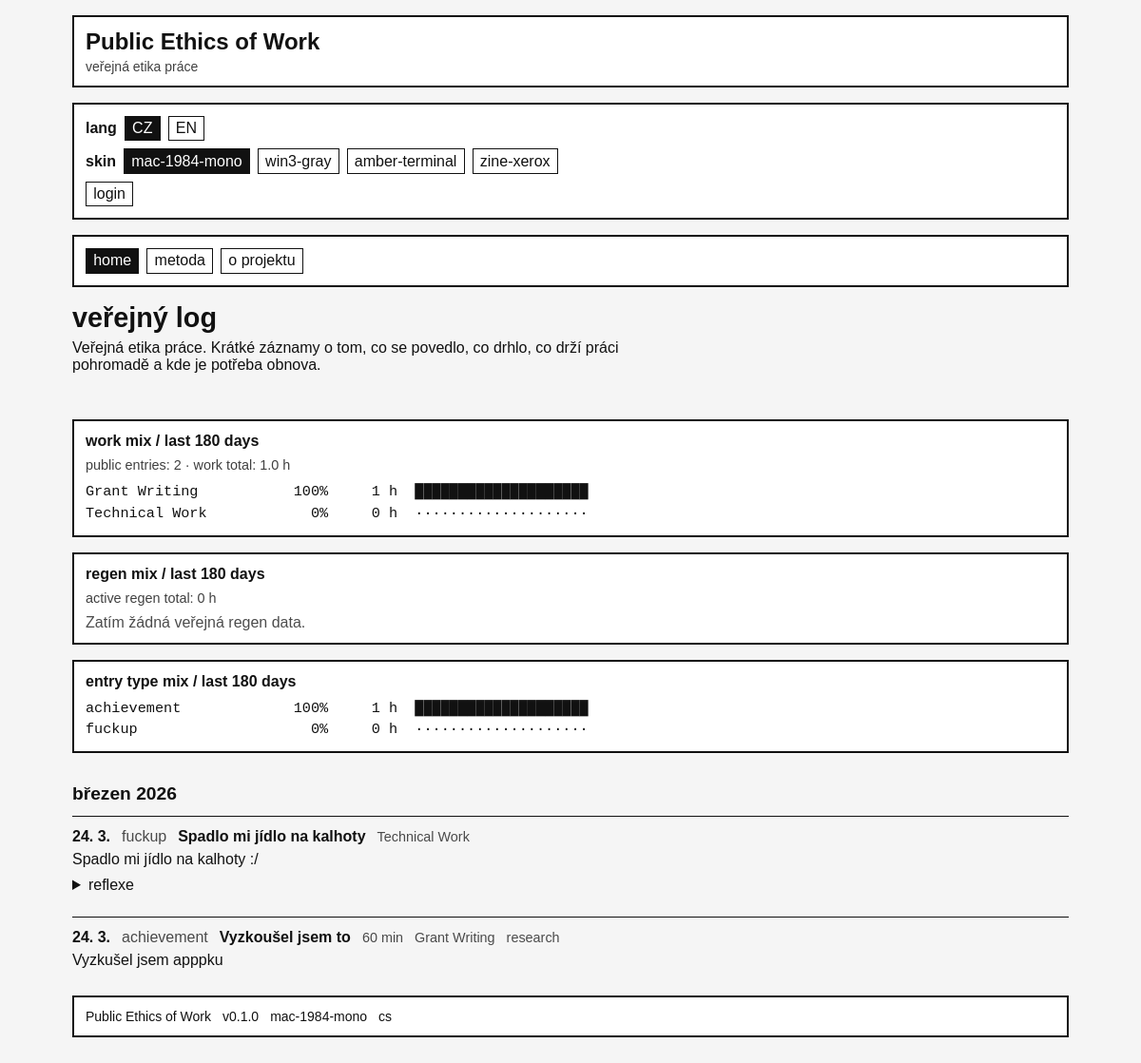
The page / on the database its author committed.
### tables this page shows
CREATE TABLE entries (
    id INTEGER PRIMARY KEY AUTOINCREMENT,
    entry_date DATE NOT NULL,
    slug VARCHAR(255) UNIQUE,

    entry_type VARCHAR(20) NOT NULL
        CHECK (entry_type IN ('achievement', 'fuckup', 'regen', 'repair')),

    title VARCHAR(255),
    body TEXT NOT NULL,
    public_text TEXT,
    private_notes TEXT,

    minutes INTEGER NOT NULL DEFAULT 0
        CHECK (minutes >= 0),

    category_id INTEGER NOT NULL,
    project_id INTEGER,

    visibility VARCHAR(20) NOT NULL DEFAULT 'private'
        CHECK (visibility IN ('private', 'public', 'internal')),

    locale VARCHAR(20) NOT NULL DEFAULT 'cs'
        CHECK (locale IN ('cs', 'en', 'bilingual')),

    is_invisible_work INTEGER NOT NULL DEFAULT 0
        CHECK (is_invisible_work IN (0, 1)),

    workload_override DECIMAL(10,2),
    recovery_override DECIMAL(10,2),

    what_happened TEXT,
    why_it_matters TEXT,
    my_take TEXT,
    next_time TEXT,

    allow_reflections INTEGER NOT NULL DEFAULT 0
        CHECK (allow_reflections IN (0, 1)),

    repair_of_entry_id INTEGER,

    created_at DATETIME NOT NULL DEFAULT CURRENT_TIMESTAMP,
    updated_at DATETIME NOT NULL DEFAULT CURRENT_TIMESTAMP,

    FOREIGN KEY (category_id)
        REFERENCES categories(id)
        ON UPDATE CASCADE
        ON DELETE RESTRICT,

    FOREIGN KEY (project_id)
        REFERENCES projects(id)
        ON UPDATE CASCADE
        ON DELETE SET NULL,

    FOREIGN KEY (repair_of_entry_id)
        REFERENCES entries(id)
        ON UPDATE CASCADE
        ON DELETE SET NULL
);

CREATE TABLE categories (
    id INTEGER PRIMARY KEY AUTOINCREMENT,
    name VARCHAR(100) NOT NULL,
    slug VARCHAR(100) NOT NULL UNIQUE,
    kind VARCHAR(20) NOT NULL
        CHECK (kind IN ('work', 'recovery')),
    intensity_weight DECIMAL(6,2) NOT NULL DEFAULT 1.00
        CHECK (intensity_weight >= 0),
    recovery_weight DECIMAL(6,2) NOT NULL DEFAULT 0.00
        CHECK (recovery_weight >= 0),
    is_system INTEGER NOT NULL DEFAULT 1
        CHECK (is_system IN (0, 1)),
    sort_order INTEGER NOT NULL DEFAULT 0,
    created_at DATETIME NOT NULL DEFAULT CURRENT_TIMESTAMP,
    updated_at DATETIME NOT NULL DEFAULT CURRENT_TIMESTAMP
);

CREATE TABLE projects (
    id INTEGER PRIMARY KEY AUTOINCREMENT,
    title VARCHAR(255) NOT NULL,
    slug VARCHAR(255) NOT NULL UNIQUE,
    description TEXT,
    public_label VARCHAR(255),
    visibility VARCHAR(20) NOT NULL DEFAULT 'private'
        CHECK (visibility IN ('private', 'public', 'masked')),
    status VARCHAR(20) NOT NULL DEFAULT 'active'
        CHECK (status IN ('active', 'paused', 'archived', 'completed')),
    locale VARCHAR(20) NOT NULL DEFAULT 'cs'
        CHECK (locale IN ('cs', 'en', 'bilingual')),
    is_featured INTEGER NOT NULL DEFAULT 0
        CHECK (is_featured IN (0, 1)),
    sort_order INTEGER NOT NULL DEFAULT 0,
    created_at DATETIME NOT NULL DEFAULT CURRENT_TIMESTAMP,
    updated_at DATETIME NOT NULL DEFAULT CURRENT_TIMESTAMP
);

### app/Views/pages/home.php (the view, shortened to what the rows shown need)
<?php
$monthGroups = $month_groups ?? [];
$summaryData = $summary ?? [
    'days' => 180,
    'entry_count' => 0,
    'work_total_minutes' => 0,
    'recovery_total_minutes' => 0,
    'work_mix' => [],
    'recovery_mix' => [],
    'type_mix' => [],
];
?>
<section class="page-section public-log-page">
    <header class="page-header public-log-header">
        <h1><?php echo e(t('section.public_log')); ?></h1>
        <p class="page-lead">
            Veřejná etika práce. Krátké záznamy o tom, co se povedlo, co drhlo, co drží práci pohromadě a kde je potřeba obnova.
        </p>
    </header>
    <section class="ascii-summary">
        <article class="card ascii-card">
            <h2>work mix / last <?php echo e((string) $summaryData['days']); ?> days</h2>
            <div class="ascii-meta-line">
                public entries: <?php echo e((string) $summaryData['entry_count']); ?> · work total: <?php echo e((string) ($summaryData['work_total_minutes'] > 0 ? number_format($summaryData['work_total_minutes'] / 60, 1, '.', '') : '0')); ?> h
            </div>
            <?php if (empty($summaryData['work_mix'])): ?>
                <div class="muted-line">Zatím žádná veřejná work data.</div>
            <?php else: ?>
                <pre class="ascii-block"><?php
foreach ($summaryData['work_mix'] as $row) {
    $label = str_pad(mb_strimwidth($row['label'], 0, 22, '…', 'UTF-8'), 22, ' ');
    $percent = str_pad((string) $row['percent'], 3, ' ', STR_PAD_LEFT);
    $hours = str_pad($row['hours_label'], 6, ' ', STR_PAD_LEFT);
    echo e($label . '  ' . $percent . '%  ' . $hours . '  ' . $row['bar']) . "\n";
}
?></pre>
            <?php endif; ?>
        </article>
        <article class="card ascii-card">
            <h2>regen mix / last <?php echo e((string) $summaryData['days']); ?> days</h2>
            <div class="ascii-meta-line">
                active regen total: <?php echo e((string) ($summaryData['recovery_total_minutes'] > 0 ? number_format($summaryData['recovery_total_minutes'] / 60, 1, '.', '') : '0')); ?> h
            </div>
            <?php if (empty($summaryData['recovery_mix'])): ?>
                <div class="muted-line">Zatím žádná veřejná regen data.</div>
            <?php endif; ?>
        </article>
        <article class="card ascii-card">
            <h2>entry type mix / last <?php echo e((string) $summaryData['days']); ?> days</h2>
            <?php if (empty($summaryData['type_mix'])): ?>
                <div class="muted-line">Zatím žádná veřejná data.</div>
            <?php else: ?>
                <pre class="ascii-block"><?php
foreach ($summaryData['type_mix'] as $row) {
    $label = str_pad(mb_strimwidth($row['label'], 0, 22, '…', 'UTF-8'), 22, ' ');
    $percent = str_pad((string) $row['percent'], 3, ' ', STR_PAD_LEFT);
    $hours = str_pad($row['hours_label'], 6, ' ', STR_PAD_LEFT);
    echo e($label . '  ' . $percent . '%  ' . $hours . '  ' . $row['bar']) . "\n";
}
?></pre>
            <?php endif; ?>
        </article>
    </section>
    <?php if (empty($monthGroups)): ?>
        <article class="card">
            <p>Zatím tu nejsou žádné veřejné záznamy.</p>
        </article>
    <?php else: ?>
        <?php foreach ($monthGroups as $group): ?>
            <section class="month-group">
                <header class="month-header">
                    <h2><?php echo e($group['label']); ?></h2>
                </header>
                <div class="log-list">
                    <?php foreach ($group['entries'] as $entry): ?>
                        <?php
                        $entryId = (int) $entry['id'];
                        $entryType = $entry['entry_type'];
                        $entryText = trim((string) ($entry['public_text'] ?? '')) !== ''
                            ? $entry['public_text']
                            : $entry['body'];
                        $projectLabel = null;
                        if (!empty($entry['project_title'])) {
                            if (($entry['project_visibility'] ?? null) === 'public') {
                                $projectLabel = $entry['project_title'];
                            } elseif (($entry['project_visibility'] ?? null) === 'masked') {
                                $projectLabel = $entry['project_public_label'] ?: 'internal project';
                            }
                        }
                        ?>
                        <article class="log-entry log-entry-<?php echo e($entryType); ?>" id="entry-<?php echo e((string) $entryId); ?>">
                            <div class="log-entry-line">
                                <span class="log-entry-date"><?php echo e(date('j. n.', strtotime((string) $entry['entry_date']))); ?></span>
                                <span class="log-entry-type"><?php echo e($entryType); ?></span>
                                <?php if (!empty($entry['title'])): ?>
                                    <span class="log-entry-title"><?php echo e($entry['title']); ?></span>
                                <?php endif; ?>
                                <?php if ((int) $entry['minutes'] > 0): ?>
                                    <span class="log-entry-meta"><?php echo e((string) $entry['minutes']); ?> min</span>
                                <?php endif; ?>
                                <span class="log-entry-meta"><?php echo e($entry['category_name']); ?></span>
                                <?php if ($projectLabel): ?>
                                    <span class="log-entry-meta"><?php echo e($projectLabel); ?></span>
                                <?php endif; ?>
                            </div>
                            <div class="log-entry-body">
                                <?php echo nl2br(e($entryText)); ?>
                            </div>
                            <?php if ($entryType === 'fuckup'): ?>
                                <?php if ((int) $entry['allow_reflections'] === 1): ?>
                                    <details class="log-entry-details reflections-details">
                                        <summary>
                                            reflexe
                                        </summary>
                                    </details>
                                <?php endif; ?>
                            <?php endif; ?>
                        </article>
                    <?php endforeach; ?>
                </div>
            </section>
        <?php endforeach; ?>
    <?php endif; ?>
</section>

### app/Core/Router.php (shortened to what the rows shown need)
<?php
class Router
{
    public static function dispatch(): void
    {
        $uri = $_SERVER['REQUEST_URI'] ?? '/';
        $path = self::normalizePath((string) parse_url($uri, PHP_URL_PATH));
        $routes = config('routes', []);
        foreach ($routes as $route) {
            $params = self::match($route['path'], $path);
            if (!empty($route['handler'])) {
                self::runHandler($route, $params);
                return;
            }
            return;
        }
    }
    protected static function runHandler(array $route, array $params = []): void
    {
        $handler = $route['handler'];
        [$class, $method] = $handler;
        call_user_func([$class, $method], $params);
    }
    protected static function match(string $routePath, string $requestPath): ?array
    {
        $params = [];
        return $params;
    }
    protected static function normalizePath(string $path): string
    {
        $path = '/' . trim($path, '/');
        return $path === '//' ? '/' : $path;
    }
}

### rows shown on the page
entries: category.name "Grant Writing 100% 1 h ████████████████████", entry_type "achievement 100% 1 h ████████████████████", entry_date "24. 3.", entry_type "achievement", title "Vyzkoušel jsem to", minutes "60", category.name "Grant Writing", project.public_label "research", public_text "Vyzkušel jsem apppku"
entries: category.name "Technical Work 0% 0 h ····················", entry_type "fuckup 0% 0 h ····················", entry_date "24. 3.", entry_type "fuckup", title "Spadlo mi jídlo na kalhoty", category.name "Technical Work", public_text "Spadlo mi jídlo na kalhoty :/"

### other values the page prints
$skin "mac-1984-mono"
$skin "win3-gray"
$skin "amber-terminal"
$skin "zine-xerox"
t($item['label_key']) "home"
t($item['label_key']) "metoda"
t($item['label_key']) "o projektu"
$summaryData['days'] "180"
$summaryData['entry_count'] "2"
$group['label'] "březen 2026"
